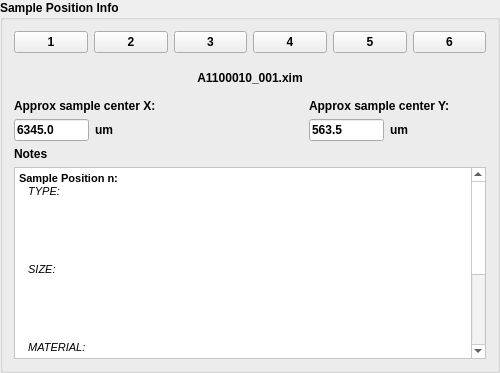
                 <widget class="QGroupBox" name="sampleInfoGrpBox">
                  <property name="enabled">
                   <bool>true</bool>
                  </property>
                  <property name="minimumSize">
                   <size>
                    <width>36</width>
                    <height>0</height>
                   </size>
                  </property>
                  <property name="maximumSize">
                   <size>
                    <width>500</width>
                    <height>16777215</height>
                   </size>
                  </property>
                  <property name="font">
                   <font>
                    <weight>75</weight>
                    <bold>true</bold>
                   </font>
                  </property>
                  <property name="title">
                   <string>Sample Position Info</string>
                  </property>
                  <layout class="QVBoxLayout" name="verticalLayout_26">
                   <item>
                    <layout class="QHBoxLayout" name="horizontalLayout_16">
                     <item>
                      <widget class="QPushButton" name="sesinfo_posBtn_1">
                       <property name="enabled">
                        <bool>true</bool>
                       </property>
                       <property name="text">
                        <string>1</string>
                       </property>
                      </widget>
                     </item>
                     <item>
                      <widget class="QPushButton" name="sesinfo_posBtn_2">
                       <property name="enabled">
                        <bool>true</bool>
                       </property>
                       <property name="text">
                        <string>2</string>
                       </property>
                      </widget>
                     </item>
                     <item>
                      <widget class="QPushButton" name="sesinfo_posBtn_3">
                       <property name="enabled">
                        <bool>true</bool>
                       </property>
                       <property name="text">
                        <string>3</string>
                       </property>
                      </widget>
                     </item>
                     <item>
                      <widget class="QPushButton" name="sesinfo_posBtn_4">
                       <property name="enabled">
                        <bool>true</bool>
                       </property>
                       <property name="text">
                        <string>4</string>
                       </property>
                      </widget>
                     </item>
                     <item>
                      <widget class="QPushButton" name="sesinfo_posBtn_5">
                       <property name="enabled">
                        <bool>true</bool>
                       </property>
                       <property name="text">
                        <string>5</string>
                       </property>
                      </widget>
                     </item>
                     <item>
                      <widget class="QPushButton" name="sesinfo_posBtn_6">
                       <property name="enabled">
                        <bool>true</bool>
                       </property>
                       <property name="text">
                        <string>6</string>
                       </property>
                      </widget>
                     </item>
                    </layout>
                   </item>
                   <item>
                    <layout class="QHBoxLayout" name="horizontalLayout_30">
                     <item>
                      <layout class="QVBoxLayout" name="verticalLayout_29">
                       <item>
                        <spacer name="verticalSpacer_9">
                         <property name="orientation">
                          <enum>Qt::Vertical</enum>
                         </property>
                         <property name="sizeHint" stdset="0">
                          <size>
                           <width>20</width>
                           <height>40</height>
                          </size>
                         </property>
                        </spacer>
                       </item>
                       <item>
                        <widget class="QLabel" name="label_104">
                         <property name="text">
                          <string>Approx sample center X:</string>
                         </property>
                        </widget>
                       </item>
                       <item>
                        <layout class="QHBoxLayout" name="horizontalLayout_31">
                         <item>
                          <widget class="QLineEdit" name="sesinfo_xcenterFld">
                           <property name="enabled">
                            <bool>true</bool>
                           </property>
                           <property name="maximumSize">
                            <size>
                             <width>75</width>
                             <height>16777215</height>
                            </size>
                           </property>
                           <property name="text">
                            <string>6345.0</string>
                           </property>
                          </widget>
                         </item>
                         <item>
                          <widget class="QLabel" name="label_105">
                           <property name="text">
                            <string>um</string>
                           </property>
                          </widget>
                         </item>
                        </layout>
                       </item>
                      </layout>
                     </item>
                     <item>
                      <spacer name="horizontalSpacer_14">
                       <property name="orientation">
                        <enum>Qt::Horizontal</enum>
                       </property>
                       <property name="sizeHint" stdset="0">
                        <size>
                         <width>40</width>
                         <height>20</height>
                        </size>
                       </property>
                      </spacer>
                     </item>
                     <item>
                      <layout class="QVBoxLayout" name="verticalLayout_30">
                       <item>
                        <widget class="QLabel" name="sesinfo_imgFnameLbl">
                         <property name="enabled">
                          <bool>true</bool>
                         </property>
                         <property name="font">
                          <font>
                           <weight>75</weight>
                           <bold>true</bold>
                          </font>
                         </property>
                         <property name="text">
                          <string>A1100010_001.xim</string>
                         </property>
                         <property name="textFormat">
                          <enum>Qt::PlainText</enum>
                         </property>
                         <property name="alignment">
                          <set>Qt::AlignCenter</set>
                         </property>
                        </widget>
                       </item>
                       <item>
                        <widget class="QLabel" name="sesinfo_imgLbl">
                         <property name="enabled">
                          <bool>true</bool>
                         </property>
                         <property name="text">
                          <string/>
                         </property>
                         <property name="pixmap">
                          <pixmap>../../../../../../../Users/bergr/.designer/data/a101207/A101207006.json.bmp</pixmap>
                         </property>
                        </widget>
                       </item>
                      </layout>
                     </item>
                     <item>
                      <layout class="QVBoxLayout" name="verticalLayout_31">
                       <item>
                        <spacer name="verticalSpacer_10">
                         <property name="orientation">
                          <enum>Qt::Vertical</enum>
                         </property>
                         <property name="sizeHint" stdset="0">
                          <size>
                           <width>20</width>
                           <height>40</height>
                          </size>
                         </property>
                        </spacer>
                       </item>
                       <item>
                        <widget class="QLabel" name="label_106">
                         <property name="text">
                          <string>Approx sample center Y:</string>
                         </property>
                        </widget>
                       </item>
                       <item>
                        <layout class="QHBoxLayout" name="horizontalLayout_32">
                         <item>
                          <widget class="QLineEdit" name="sesinfo_ycenterFld">
                           <property name="enabled">
                            <bool>true</bool>
                           </property>
                           <property name="maximumSize">
                            <size>
                             <width>75</width>
                             <height>16777215</height>
                            </size>
                           </property>
                           <property name="text">
                            <string>563.5</string>
                           </property>
                          </widget>
                         </item>
                         <item>
                          <widget class="QLabel" name="label_107">
                           <property name="text">
                            <string>um</string>
                           </property>
                          </widget>
                         </item>
                        </layout>
                       </item>
                      </layout>
                     </item>
                     <item>
                      <spacer name="horizontalSpacer_15">
                       <property name="orientation">
                        <enum>Qt::Horizontal</enum>
                       </property>
                       <property name="sizeHint" stdset="0">
                        <size>
                         <width>40</width>
                         <height>20</height>
                        </size>
                       </property>
                      </spacer>
                     </item>
                    </layout>
                   </item>
                   <item>
                    <layout class="QVBoxLayout" name="verticalLayout_32">
                     <item>
                      <widget class="QLabel" name="label_108">
                       <property name="font">
                        <font>
                         <weight>75</weight>
                         <bold>true</bold>
                        </font>
                       </property>
                       <property name="text">
                        <string>Notes</string>
                       </property>
                      </widget>
                     </item>
                     <item>
                      <widget class="QTextEdit" name="sesinfo_notesEdtFld">
                       <property name="enabled">
                        <bool>true</bool>
                       </property>
                       <property name="minimumSize">
                        <size>
                         <width>0</width>
                         <height>100</height>
                        </size>
                       </property>
                       <property name="palette">
                        <palette>
                         <active>
                          <colorrole role="Button">
                           <brush brushstyle="SolidPattern">
                            <color alpha="255">
                             <red>255</red>
                             <green>255</green>
                             <blue>255</blue>
                            </color>
                           </brush>
                          </colorrole>
                          <colorrole role="Base">
                           <brush brushstyle="SolidPattern">
                            <color alpha="255">
                             <red>255</red>
                             <green>255</green>
                             <blue>255</blue>
                            </color>
                           </brush>
                          </colorrole>
                          <colorrole role="Window">
                           <brush brushstyle="SolidPattern">
                            <color alpha="255">
                             <red>255</red>
                             <green>255</green>
                             <blue>255</blue>
                            </color>
                           </brush>
                          </colorrole>
                         </active>
                         <inactive>
                          <colorrole role="Button">
                           <brush brushstyle="SolidPattern">
                            <color alpha="255">
                             <red>255</red>
                             <green>255</green>
                             <blue>255</blue>
                            </color>
                           </brush>
                          </colorrole>
                          <colorrole role="Base">
                           <brush brushstyle="SolidPattern">
                            <color alpha="255">
                             <red>255</red>
                             <green>255</green>
                             <blue>255</blue>
                            </color>
                           </brush>
                          </colorrole>
                          <colorrole role="Window">
                           <brush brushstyle="SolidPattern">
                            <color alpha="255">
                             <red>255</red>
                             <green>255</green>
                             <blue>255</blue>
                            </color>
                           </brush>
                          </colorrole>
                         </inactive>
                         <disabled>
                          <colorrole role="Button">
                           <brush brushstyle="SolidPattern">
                            <color alpha="255">
                             <red>255</red>
                             <green>255</green>
                             <blue>255</blue>
                            </color>
                           </brush>
                          </colorrole>
                          <colorrole role="Base">
                           <brush brushstyle="SolidPattern">
                            <color alpha="255">
                             <red>255</red>
                             <green>255</green>
                             <blue>255</blue>
                            </color>
                           </brush>
                          </colorrole>
                          <colorrole role="Window">
                           <brush brushstyle="SolidPattern">
                            <color alpha="255">
                             <red>255</red>
                             <green>255</green>
                             <blue>255</blue>
                            </color>
                           </brush>
                          </colorrole>
                         </disabled>
                        </palette>
                       </property>
                       <property name="verticalScrollBarPolicy">
                        <enum>Qt::ScrollBarAlwaysOn</enum>
                       </property>
                       <property name="html">
                        <string>&lt;!DOCTYPE HTML PUBLIC &quot;-//W3C//DTD HTML 4.0//EN&quot; &quot;http://www.w3.org/TR/REC-html40/strict.dtd&quot;&gt;
&lt;html&gt;&lt;head&gt;&lt;meta name=&quot;qrichtext&quot; content=&quot;1&quot; /&gt;&lt;style type=&quot;text/css&quot;&gt;
p, li { white-space: pre-wrap; }
&lt;/style&gt;&lt;/head&gt;&lt;body style=&quot; font-family:'MS Shell Dlg 2'; font-size:8.25pt; font-weight:400; font-style:normal;&quot;&gt;
&lt;p style=&quot; margin-top:0px; margin-bottom:0px; margin-left:0px; margin-right:0px; -qt-block-indent:0; text-indent:0px;&quot;&gt;&lt;span style=&quot; font-size:8pt; font-weight:600;&quot;&gt;Sample Position n:&lt;/span&gt;&lt;/p&gt;
&lt;p style=&quot; margin-top:0px; margin-bottom:0px; margin-left:0px; margin-right:0px; -qt-block-indent:0; text-indent:0px;&quot;&gt;&lt;span style=&quot; font-size:8pt;&quot;&gt;   &lt;/span&gt;&lt;span style=&quot; font-size:8pt; font-style:italic;&quot;&gt;TYPE:&lt;/span&gt;&lt;/p&gt;
&lt;p style=&quot;-qt-paragraph-type:empty; margin-top:0px; margin-bottom:0px; margin-left:0px; margin-right:0px; -qt-block-indent:0; text-indent:0px; font-size:8pt; font-style:italic;&quot;&gt;&lt;/p&gt;
&lt;p style=&quot; margin-top:0px; margin-bottom:0px; margin-left:0px; margin-right:0px; -qt-block-indent:0; text-indent:0px;&quot;&gt;&lt;span style=&quot; font-size:8pt; font-style:italic;&quot;&gt;&lt;br /&gt;&lt;/span&gt;&lt;/p&gt;
&lt;p style=&quot; margin-top:0px; margin-bottom:0px; margin-left:0px; margin-right:0px; -qt-block-indent:0; text-indent:0px;&quot;&gt;&lt;span style=&quot; font-size:8pt; font-style:italic;&quot;&gt;&lt;br /&gt;&lt;/span&gt;&lt;/p&gt;
&lt;p style=&quot; margin-top:0px; margin-bottom:0px; margin-left:0px; margin-right:0px; -qt-block-indent:0; text-indent:0px;&quot;&gt;&lt;span style=&quot; font-size:8pt; font-style:italic;&quot;&gt;   SIZE:&lt;/span&gt;&lt;/p&gt;
&lt;p style=&quot;-qt-paragraph-type:empty; margin-top:0px; margin-bottom:0px; margin-left:0px; margin-right:0px; -qt-block-indent:0; text-indent:0px; font-size:8pt; font-style:italic;&quot;&gt;&lt;/p&gt;
&lt;p style=&quot; margin-top:0px; margin-bottom:0px; margin-left:0px; margin-right:0px; -qt-block-indent:0; text-indent:0px;&quot;&gt;&lt;span style=&quot; font-size:8pt; font-style:italic;&quot;&gt;&lt;br /&gt;&lt;/span&gt;&lt;/p&gt;
&lt;p style=&quot; margin-top:0px; margin-bottom:0px; margin-left:0px; margin-right:0px; -qt-block-indent:0; text-indent:0px;&quot;&gt;&lt;span style=&quot; font-size:8pt; font-style:italic;&quot;&gt;&lt;br /&gt;&lt;/span&gt;&lt;/p&gt;
&lt;p style=&quot; margin-top:0px; margin-bottom:0px; margin-left:0px; margin-right:0px; -qt-block-indent:0; text-indent:0px;&quot;&gt;&lt;span style=&quot; font-size:8pt; font-style:italic;&quot;&gt;   MATERIAL:&lt;/span&gt;&lt;/p&gt;
&lt;p style=&quot;-qt-paragraph-type:empty; margin-top:0px; margin-bottom:0px; margin-left:0px; margin-right:0px; -qt-block-indent:0; text-indent:0px; font-size:8pt; font-style:italic;&quot;&gt;&lt;/p&gt;
&lt;p style=&quot; margin-top:0px; margin-bottom:0px; margin-left:0px; margin-right:0px; -qt-block-indent:0; text-indent:0px;&quot;&gt;&lt;span style=&quot; font-size:8pt; font-style:italic;&quot;&gt;&lt;br /&gt;&lt;/span&gt;&lt;/p&gt;
&lt;p style=&quot; margin-top:0px; margin-bottom:0px; margin-left:0px; margin-right:0px; -qt-block-indent:0; text-indent:0px;&quot;&gt;&lt;span style=&quot; font-size:8pt; font-style:italic;&quot;&gt;&lt;br /&gt;&lt;/span&gt;&lt;/p&gt;
&lt;p style=&quot; margin-top:0px; margin-bottom:0px; margin-left:0px; margin-right:0px; -qt-block-indent:0; text-indent:0px;&quot;&gt;&lt;span style=&quot; font-size:8pt; font-style:italic;&quot;&gt;   RELEVANT ENERGIES:&lt;/span&gt;&lt;/p&gt;
&lt;p style=&quot;-qt-paragraph-type:empty; margin-top:0px; margin-bottom:0px; margin-left:0px; margin-right:0px; -qt-block-indent:0; text-indent:0px; font-size:8pt;&quot;&gt;&lt;/p&gt;
&lt;p style=&quot; margin-top:0px; margin-bottom:0px; margin-left:0px; margin-right:0px; -qt-block-indent:0; text-indent:0px;&quot;&gt;&lt;span style=&quot; font-size:8pt;&quot;&gt;&lt;br /&gt;&lt;/span&gt;&lt;/p&gt;
&lt;p style=&quot; margin-top:0px; margin-bottom:0px; margin-left:0px; margin-right:0px; -qt-block-indent:0; text-indent:0px;&quot;&gt;&lt;span style=&quot; font-size:8pt;&quot;&gt;&lt;br /&gt;&lt;/span&gt;&lt;/p&gt;&lt;/body&gt;&lt;/html&gt;</string>
                       </property>
                      </widget>
                     </item>
                    </layout>
                   </item>
                  </layout>
                 </widget>
